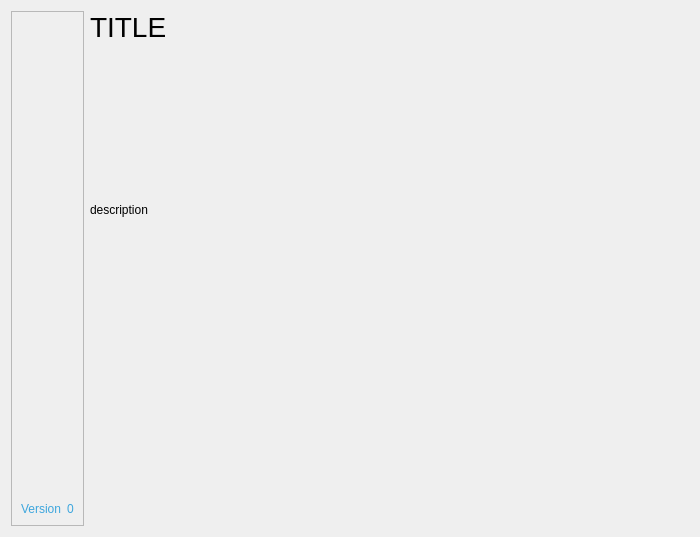
<?xml version="1.0" encoding="UTF-8"?>
<ui version="4.0">
 <class>WizardSetupCompletePage</class>
 <widget class="QWizardPage" name="WizardSetupCompletePage">
  <property name="geometry">
   <rect>
    <x>0</x>
    <y>0</y>
    <width>700</width>
    <height>537</height>
   </rect>
  </property>
  <property name="windowTitle">
   <string notr="true">WizardPage</string>
  </property>
  <layout class="QHBoxLayout" name="horizontalLayout_2">
   <item>
    <widget class="ColoredFrame" name="frame_10">
     <property name="sizePolicy">
      <sizepolicy hsizetype="Maximum" vsizetype="Preferred">
       <horstretch>0</horstretch>
       <verstretch>0</verstretch>
      </sizepolicy>
     </property>
     <property name="frameShape">
      <enum>QFrame::StyledPanel</enum>
     </property>
     <property name="frameShadow">
      <enum>QFrame::Raised</enum>
     </property>
     <property name="lineWidth">
      <number>0</number>
     </property>
     <layout class="QVBoxLayout" name="verticalLayout_37">
      <item>
       <layout class="QHBoxLayout" name="horizontalLayout_53">
        <item>
         <widget class="QLabel" name="logo">
          <property name="text">
           <string/>
          </property>
          <property name="pixmap">
           <pixmap resource="../../assets/sxdrive/graphics.qrc">:/icons/systemicon.png</pixmap>
          </property>
         </widget>
        </item>
       </layout>
      </item>
      <item>
       <spacer name="verticalSpacer_15">
        <property name="orientation">
         <enum>Qt::Vertical</enum>
        </property>
        <property name="sizeHint" stdset="0">
         <size>
          <width>20</width>
          <height>1</height>
         </size>
        </property>
       </spacer>
      </item>
      <item>
       <layout class="QHBoxLayout" name="horizontalLayout_54">
        <item>
         <widget class="QLabel" name="label_47">
          <property name="sizePolicy">
           <sizepolicy hsizetype="Maximum" vsizetype="Preferred">
            <horstretch>0</horstretch>
            <verstretch>0</verstretch>
           </sizepolicy>
          </property>
          <property name="styleSheet">
           <string notr="true">color: rgb(61, 166, 221);
</string>
          </property>
          <property name="text">
           <string>Version</string>
          </property>
         </widget>
        </item>
        <item>
         <widget class="QLabel" name="versionLabel2">
          <property name="sizePolicy">
           <sizepolicy hsizetype="Preferred" vsizetype="Preferred">
            <horstretch>0</horstretch>
            <verstretch>0</verstretch>
           </sizepolicy>
          </property>
          <property name="styleSheet">
           <string notr="true">color: rgb(61, 166, 221);</string>
          </property>
          <property name="text">
           <string>0</string>
          </property>
         </widget>
        </item>
       </layout>
      </item>
     </layout>
    </widget>
   </item>
   <item>
    <layout class="QVBoxLayout" name="verticalLayout">
     <item>
      <widget class="QLabel" name="label_48">
       <property name="font">
        <font>
         <pointsize>21</pointsize>
         <weight>50</weight>
         <bold>false</bold>
        </font>
       </property>
       <property name="text">
        <string notr="true">TITLE</string>
       </property>
       <property name="wordWrap">
        <bool>true</bool>
       </property>
      </widget>
     </item>
     <item>
      <spacer name="verticalSpacer_2">
       <property name="orientation">
        <enum>Qt::Vertical</enum>
       </property>
       <property name="sizeHint" stdset="0">
        <size>
         <width>20</width>
         <height>1</height>
        </size>
       </property>
      </spacer>
     </item>
     <item>
      <widget class="QLabel" name="label_49">
       <property name="text">
        <string notr="true">description</string>
       </property>
       <property name="textFormat">
        <enum>Qt::RichText</enum>
       </property>
       <property name="alignment">
        <set>Qt::AlignJustify|Qt::AlignVCenter</set>
       </property>
       <property name="wordWrap">
        <bool>true</bool>
       </property>
       <property name="openExternalLinks">
        <bool>true</bool>
       </property>
      </widget>
     </item>
     <item>
      <spacer name="verticalSpacer_3">
       <property name="orientation">
        <enum>Qt::Vertical</enum>
       </property>
       <property name="sizeHint" stdset="0">
        <size>
         <width>20</width>
         <height>1</height>
        </size>
       </property>
      </spacer>
     </item>
     <item>
      <spacer name="verticalSpacer">
       <property name="orientation">
        <enum>Qt::Vertical</enum>
       </property>
       <property name="sizeHint" stdset="0">
        <size>
         <width>20</width>
         <height>1</height>
        </size>
       </property>
      </spacer>
     </item>
    </layout>
   </item>
  </layout>
 </widget>
 <customwidgets>
  <customwidget>
   <class>ColoredFrame</class>
   <extends>QFrame</extends>
   <header location="global">coloredframe.h</header>
   <container>1</container>
  </customwidget>
 </customwidgets>
 <resources>
  <include location="../../assets/sxdrive/graphics.qrc"/>
 </resources>
 <connections/>
</ui>
